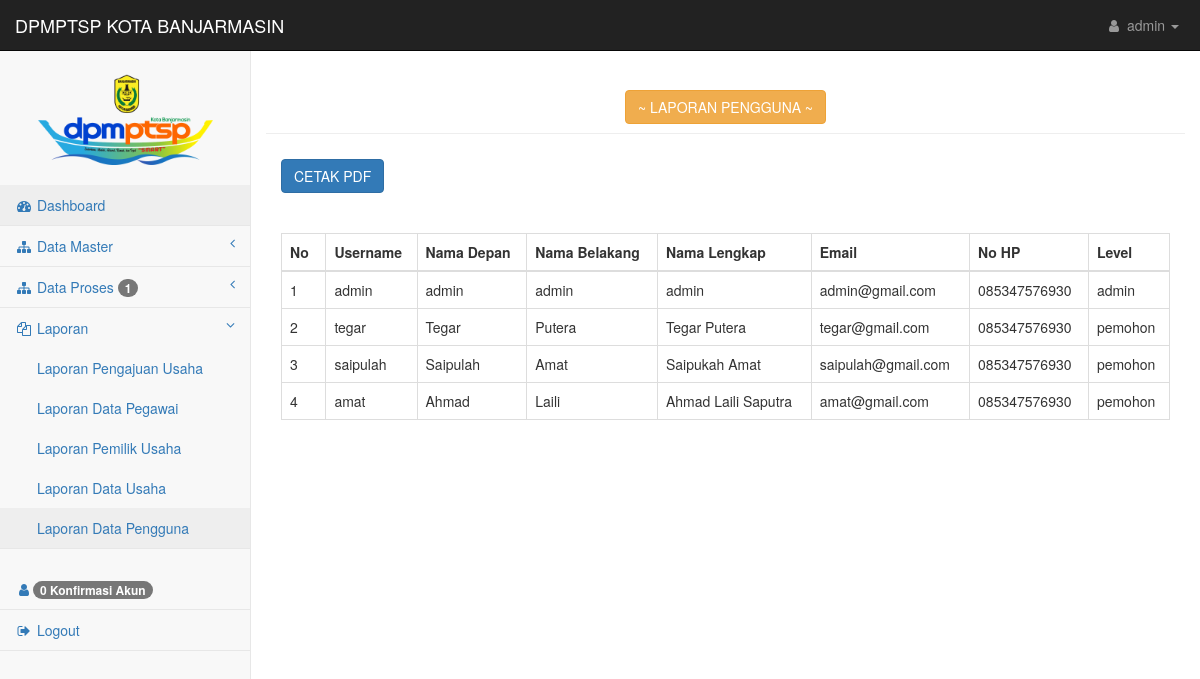
/admin/lap_pengguna.php (signed in), run on an earlier commit of the app's database.
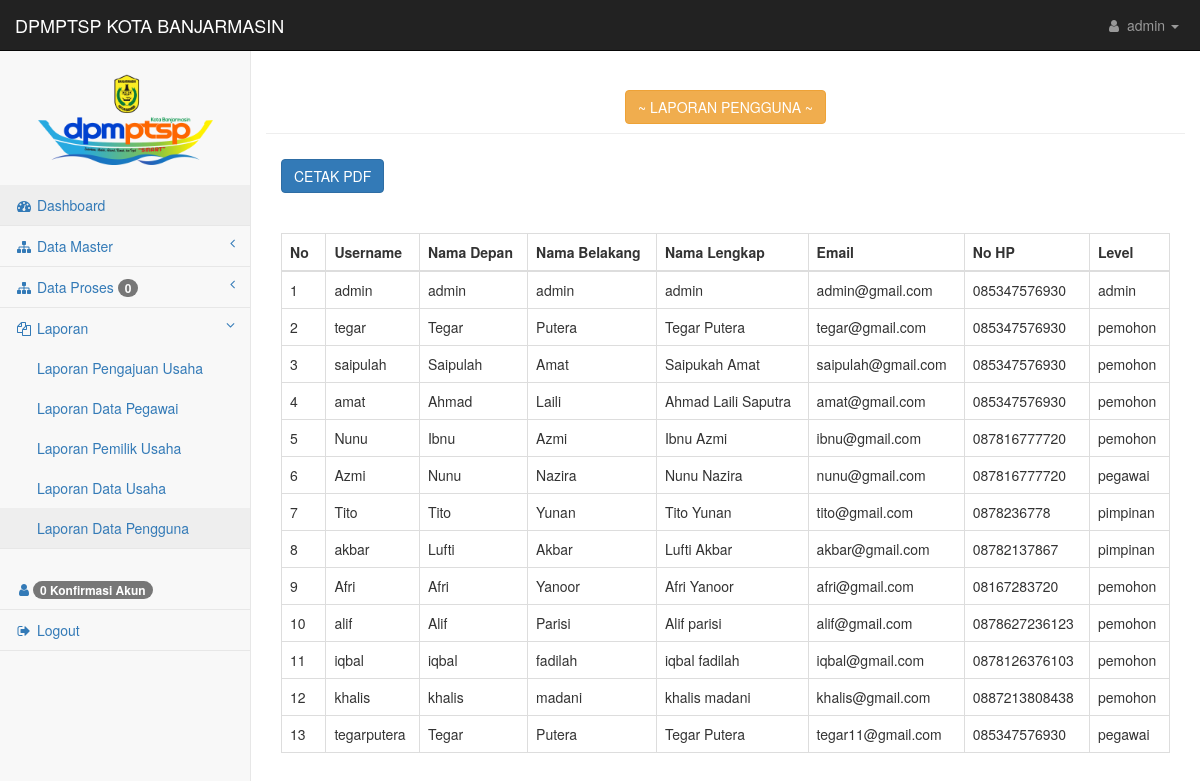
And on a later commit of the database.
### tables this page shows
CREATE TABLE `t_user` (
  `id_user` int(11) NOT NULL,
  `nama_depan` varchar(225) NOT NULL,
  `nama_belakang` varchar(225) NOT NULL,
  `nama_lengkap` varchar(225) NOT NULL,
  `username` varchar(100) NOT NULL,
  `password` varchar(100) NOT NULL,
  `email` varchar(225) NOT NULL,
  `level` varchar(30) NOT NULL,
  `no_hp` varchar(225) NOT NULL,
  `status` enum('yes','no') NOT NULL
);

### admin/lap_pengguna.php (the view, shortened to what this page needs)
<!DOCTYPE html>
<?php
include 'koneksi.php';
include '../template/header.php';
include '../template/sidebarmenu.php';
?>
<body class="responsive">
    <div id="page-wrapper">
        <div class="container-fluid">
            <div class="row">
            <div class="col-lg-12 page-header">
                    <center>
                        <h2 class="btn btn-warning">~ LAPORAN PENGGUNA ~</h2>
                    </center>
                </div>
            </div>
            <div class="card-body">
                <table>
                    <?php
                    include "koneksi.php";
                    $alamat = @$_GET['alamat'];
                    if (empty($alamat)) {
                        $url_cetak = "laporan/cetak_pengguna.php";
                    } else {
                        $query = "SELECT * FROM t_user WHERE alamat='" . $_GET['alamat'] . "'";
                        $url_cetak = "laporan/cetak_pengguna.php?alamat=" . $alamat . "&filter=true";
                        $label = 'Alamat ' . $alamat;
                    }
                    ?>
                    <div style="margin-top: 5px;">
                        <b><a href="<?php echo $url_cetak ?>" target="blank" class="btn btn-primary">CETAK PDF</a></b>
                    </div>
                    <br>
            </div>
            <div class="tampung2">
                <br>
                <div class="table-responsive">
                    <table class="table table-bordered" id="" width="100%" cellspacing="0">
                        <thead>
                            <tr align="center">
                            <th width="5%">No</th>
                                                <th>Username</th>
                                                <th>Nama Depan</th>
                                                <th>Nama Belakang</th>
                                                <th>Nama Lengkap</th>
                                                <th>Email</th>
                                                <th>No HP</th>
                                                <th>Level</th>
                            </tr>
                        </thead>
                        <tbody>
                            <?php
                            $sql = mysqli_query($db, "SELECT * FROM t_user");
                            $no = 1;
                            while ($row = mysqli_fetch_assoc($sql)) {
                            ?>
                                <tr>
                                <td> <?= $no++ ?></td>
                                                    <td> <?= $row['username'] ?> </td>
                                                    <td> <?= $row['nama_depan'] ?> </td>
                                                    <td> <?= $row['nama_belakang'] ?> </td>
                                                    <td> <?= $row['nama_lengkap']  ?></td>
                                                    <td> <?= $row['email'] ?> </td>
                                                    <td> <?= $row['no_hp']  ?></td>
                                                    <td> <?= $row['level']  ?></td>
                                </tr>
                            <?php } ?>
                    </table>
                    <br>
                    <?php
                    include '../template/footer2.php';
                    ?>

### template/header.php (shortened to what this page needs)
<?php
include '../koneksi/koneksi.php';
?>
<?php
$sql = mysqli_query($db, "SELECT COUNT(status) as total FROM t_user WHERE status=''");
$row = mysqli_fetch_assoc($sql)
?>
<?php
$sql1 = mysqli_query($db, "SELECT COUNT(keterangan) as total FROM tb_telahaan WHERE keterangan='-Mohon Tunggu Ya, Admin Akan Memberikan Keterangan-'");
$row1 = mysqli_fetch_assoc($sql1)
?>
<!DOCTYPE html>
<html lang="en">
<head>
  <link href="../assets/css/bootstrap.min.css" rel="stylesheet">
  <link href="../assets/css/metisMenu.min.css" rel="stylesheet">
  <link href="../assets/css/timeline.css" rel="stylesheet">
  <link href="../assets/leaflet/leaflet.css" rel="stylesheet">
  <link href="../assets/css/startmin.css" rel="stylesheet">
  <link href="../assets/css/morris.css" rel="stylesheet">
  <link href="../assets/css/font-awesome.min.css" rel="stylesheet" type="text/css">
  <link href="../assets/package/dist/sweetalert2.min.css" rel="stylesheet" type="text/css">
</head>
<body>
  <div id="wrapper">
    <nav class="navbar navbar-inverse navbar-fixed-top" role="navigation">
      <div class="navbar-header">
        <a class="navbar-brand" href="index.php">DPMPTSP KOTA BANJARMASIN</a>
      </div>
      <ul class="nav navbar-right navbar-top-links">
        <li class="dropdown navbar-inverse">
          <a class="dropdown-toggle" data-toggle="dropdown" href="#">
            <i class="fa fa-user fa-fw"></i> <?= $_SESSION['nama'] ?> <b class="caret"></b>
          </a>
        </li>
      </ul>

### template/sidebarmenu.php (shortened to what this page needs)
<br>
<div class="navbar-default sidebar" role="main">
  <div class="sidebar-nav navbar-collapse">
    <ul class="nav" id="side-menu">
      <div class="input-group custom-search-form">
        <span class="input-group-btn">
          <a class="sidebar-brand d-flex align-items-center justify-content-center" href="index.php">
            <center><img src="../assets/logo/logo2.png" width="70%" alt=""></center>
          </a>
        </span>
      </div>
      <br>
      <li>
        <a href=" index.php" class="active"><i class="fa fa-dashboard fa-fw"></i> Dashboard</a>
      </li>
      <li>
        <a href="#"><i class="fa fa-sitemap fa-fw"></i> Data Master <span class="fa arrow"></span></a>
      </li>
      <li>
        <a href="#"><i class="fa fa-sitemap fa-fw"></i> Data Proses <span class="fa arrow"></span><span class="badge bg-success"><?php echo $row1['total'] ?></a>
      </li>
      <li>
        <a href="#"><i class="fa fa-files-o fa-fw"></i> Laporan<span class="fa arrow"></span></a>
        <ul class="nav nav-second-level">
          <li>
            <a href="lap_telahaan.php"> Laporan Pengajuan Usaha</a>
          </li>
          <li>
            <a href="lap_pegawai.php"> Laporan Data Pegawai</a>
          </li>
          <li>
            <a href="lap_pemilikusaha.php"> Laporan Pemilik Usaha</a>
          </li>
          <li>
            <a href="lap_datausaha.php"> Laporan Data Usaha</a>
          </li>
          <li>
            <a href="lap_pengguna.php"> Laporan Data Pengguna</a>
          </li>
        </ul>
      </li>
      <br>
      <li>
        <a href="admin_status.php"><i class="fa fa-user fa-fw"></i><span class="badge bg-success"> <?php echo $row['total'] ?> Konfirmasi Akun</a>
      </li>
      <li>
        <a class="dropdown-item" href="#" data-toggle="modal" data-target="#logoutModal">
          <i class="fa fa-sign-out fa-fw"></i>
          Logout
        </a>
      </li>
    </ul>
  </div>
</div>
</nav>

### template/footer2.php (shortened to what this page needs)
</div>
</body>
</html>

### assets/css/startmin.css (style rules this page uses)
body { background-color: #f8f8f8; }
#wrapper { width: 100%; }
#page-wrapper { padding-top: 30px; min-height: 568px; background-color: #fff; }
@media (min-width:768px) { #page-wrapper { position: inherit; margin-left: 250px; padding: 30px 15px 0 15px; border-left: 1px solid #e7e7e7; } }
.navbar-header { float: left; }
.navbar-right { text-align: right; }
.navbar-top-links { margin: 0; }
.navbar-top-links li { display: inline-block; }
.navbar-top-links li:last-child { margin-right: 6px; }
.navbar-top-links li a { padding: 15px; min-height: 50px; }
.navbar-top-links>li>a { color: #999; }
.sidebar .sidebar-nav.navbar-collapse { padding-right: 0; padding-left: 0; }
.sidebar ul li { border-bottom: 1px solid #e7e7e7; }
.sidebar ul li a.active { background-color: #eee; }
.sidebar .arrow { float: right; }
.sidebar .fa.arrow:before { content: "\f104"; }
.sidebar .active>a>.fa.arrow:before { content: "\f107"; }
.sidebar .nav-second-level li, .sidebar .nav-third-level li { border-bottom: 0!important; }
.sidebar .nav-second-level li a { padding-left: 37px; }
@media (min-width:768px) { .sidebar { z-index: 1; position: absolute; width: 250px; margin-top: 51px; } }

What changed in the data, as far as the page shows it:
added t_user: username "Nunu", nama_depan "Ibnu", nama_belakang "Azmi", nama_lengkap "Ibnu Azmi", email "ibnu@gmail.com", no_hp "087816777720", level "pemohon"
added t_user: username "Azmi", nama_depan "Nunu", nama_belakang "Nazira", nama_lengkap "Nunu Nazira", email "nunu@gmail.com", no_hp "087816777720", level "pegawai"
added t_user: username "Tito", nama_depan "Tito", nama_belakang "Yunan", nama_lengkap "Tito Yunan", email "tito@gmail.com", no_hp "0878236778", level "pimpinan"
added t_user: username "akbar", nama_depan "Lufti", nama_belakang "Akbar", nama_lengkap "Lufti Akbar", email "akbar@gmail.com", no_hp "08782137867", level "pimpinan"
added t_user: username "Afri", nama_depan "Afri", nama_belakang "Yanoor", nama_lengkap "Afri Yanoor", email "afri@gmail.com", no_hp "08167283720", level "pemohon"
added t_user: username "alif", nama_depan "Alif", nama_belakang "Parisi", nama_lengkap "Alif parisi", email "alif@gmail.com", no_hp "0878627236123", level "pemohon"
added t_user: username "iqbal", nama_depan "iqbal", nama_belakang "fadilah", nama_lengkap "iqbal fadilah", email "iqbal@gmail.com", no_hp "0878126376103", level "pemohon"
added t_user: username "khalis", nama_depan "khalis", nama_belakang "madani", nama_lengkap "khalis madani", email "khalis@gmail.com", no_hp "0887213808438", level "pemohon"
added t_user: username "tegarputera", nama_depan "Tegar", nama_belakang "Putera", nama_lengkap "Tegar Putera", email "tegar11@gmail.com", no_hp "085347576930", level "pegawai"
Also different on the page:
$row1['total']: "1" → "0"
